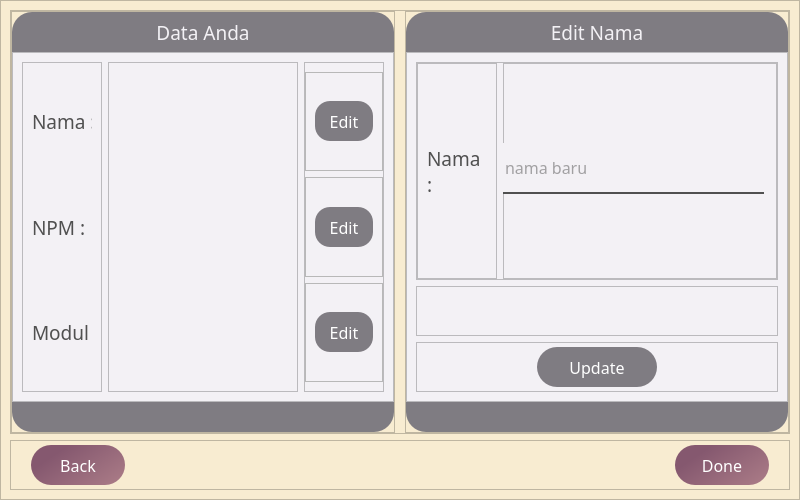
<?xml version="1.0" encoding="UTF-8"?>
<ui version="4.0">
 <class>Dialog</class>
 <widget class="QDialog" name="Dialog">
  <property name="geometry">
   <rect>
    <x>0</x>
    <y>0</y>
    <width>800</width>
    <height>500</height>
   </rect>
  </property>
  <property name="windowTitle">
   <string>Dialog</string>
  </property>
  <layout class="QVBoxLayout" name="verticalLayout">
   <property name="spacing">
    <number>6</number>
   </property>
   <property name="leftMargin">
    <number>0</number>
   </property>
   <property name="topMargin">
    <number>0</number>
   </property>
   <property name="rightMargin">
    <number>0</number>
   </property>
   <property name="bottomMargin">
    <number>0</number>
   </property>
   <item>
    <widget class="QFrame" name="frame">
     <property name="styleSheet">
      <string notr="true">background-color:rgb(248, 236, 209);</string>
     </property>
     <property name="frameShape">
      <enum>QFrame::StyledPanel</enum>
     </property>
     <property name="frameShadow">
      <enum>QFrame::Raised</enum>
     </property>
     <layout class="QVBoxLayout" name="verticalLayout_2">
      <item>
       <widget class="QFrame" name="frame_3">
        <property name="frameShape">
         <enum>QFrame::StyledPanel</enum>
        </property>
        <property name="frameShadow">
         <enum>QFrame::Raised</enum>
        </property>
        <layout class="QHBoxLayout" name="horizontalLayout">
         <property name="spacing">
          <number>10</number>
         </property>
         <property name="leftMargin">
          <number>0</number>
         </property>
         <property name="topMargin">
          <number>0</number>
         </property>
         <property name="rightMargin">
          <number>0</number>
         </property>
         <property name="bottomMargin">
          <number>0</number>
         </property>
         <item>
          <widget class="QFrame" name="frame_5">
           <property name="frameShape">
            <enum>QFrame::StyledPanel</enum>
           </property>
           <property name="frameShadow">
            <enum>QFrame::Raised</enum>
           </property>
           <layout class="QVBoxLayout" name="verticalLayout_5">
            <property name="spacing">
             <number>0</number>
            </property>
            <property name="leftMargin">
             <number>0</number>
            </property>
            <property name="topMargin">
             <number>0</number>
            </property>
            <property name="rightMargin">
             <number>0</number>
            </property>
            <property name="bottomMargin">
             <number>0</number>
            </property>
            <item>
             <widget class="QFrame" name="frame_10">
              <property name="maximumSize">
               <size>
                <width>16777215</width>
                <height>40</height>
               </size>
              </property>
              <property name="font">
               <font>
                <family>Tw Cen MT</family>
                <pointsize>14</pointsize>
               </font>
              </property>
              <property name="styleSheet">
               <string notr="true">QFrame#frame_10{
background-color:rgb(127, 124, 130);
border-top-left-radius:20px;
border-top-right-radius:20px;
}</string>
              </property>
              <property name="frameShape">
               <enum>QFrame::StyledPanel</enum>
              </property>
              <property name="frameShadow">
               <enum>QFrame::Raised</enum>
              </property>
              <layout class="QVBoxLayout" name="verticalLayout_12">
               <item>
                <widget class="QLabel" name="label_2">
                 <property name="font">
                  <font>
                   <family>Tw Cen MT</family>
                   <pointsize>14</pointsize>
                  </font>
                 </property>
                 <property name="styleSheet">
                  <string notr="true">QLabel#label_2{
background-color: none;
color: rgb(243, 241, 245);
}</string>
                 </property>
                 <property name="text">
                  <string>Data Anda</string>
                 </property>
                 <property name="alignment">
                  <set>Qt::AlignCenter</set>
                 </property>
                </widget>
               </item>
              </layout>
             </widget>
            </item>
            <item>
             <widget class="QFrame" name="frame_16">
              <property name="styleSheet">
               <string notr="true">QFrame#frame_16{
background-color:rgb(243, 241, 245);
}</string>
              </property>
              <property name="frameShape">
               <enum>QFrame::StyledPanel</enum>
              </property>
              <property name="frameShadow">
               <enum>QFrame::Raised</enum>
              </property>
              <layout class="QHBoxLayout" name="horizontalLayout_3">
               <item>
                <widget class="QFrame" name="frame_18">
                 <property name="maximumSize">
                  <size>
                   <width>80</width>
                   <height>16777215</height>
                  </size>
                 </property>
                 <property name="styleSheet">
                  <string notr="true">QFrame#frame_18{
background-color:rgb(243, 241, 245);
}</string>
                 </property>
                 <property name="frameShape">
                  <enum>QFrame::StyledPanel</enum>
                 </property>
                 <property name="frameShadow">
                  <enum>QFrame::Raised</enum>
                 </property>
                 <layout class="QVBoxLayout" name="verticalLayout_13">
                  <item>
                   <widget class="QLabel" name="label_3">
                    <property name="font">
                     <font>
                      <family>Tw Cen MT</family>
                      <pointsize>14</pointsize>
                     </font>
                    </property>
                    <property name="styleSheet">
                     <string notr="true">QLabel#label_3{
background-color:none;
color:rgb(80, 80, 80);
}</string>
                    </property>
                    <property name="text">
                     <string>Nama :</string>
                    </property>
                   </widget>
                  </item>
                  <item>
                   <widget class="QLabel" name="label_12">
                    <property name="font">
                     <font>
                      <family>Tw Cen MT</family>
                      <pointsize>14</pointsize>
                     </font>
                    </property>
                    <property name="styleSheet">
                     <string notr="true">QLabel#label_12{
background-color:none;
color:rgb(80, 80, 80);
}</string>
                    </property>
                    <property name="text">
                     <string>NPM :</string>
                    </property>
                   </widget>
                  </item>
                  <item>
                   <widget class="QLabel" name="label_13">
                    <property name="font">
                     <font>
                      <family>Tw Cen MT</family>
                      <pointsize>14</pointsize>
                     </font>
                    </property>
                    <property name="styleSheet">
                     <string notr="true">QLabel#label_13{
background-color:none;
color:rgb(80, 80, 80);
}</string>
                    </property>
                    <property name="text">
                     <string>Modul :</string>
                    </property>
                   </widget>
                  </item>
                 </layout>
                </widget>
               </item>
               <item>
                <widget class="QFrame" name="frame_19">
                 <property name="styleSheet">
                  <string notr="true">QFrame#frame_19{
background-color:rgb(243, 241, 245);
}</string>
                 </property>
                 <property name="frameShape">
                  <enum>QFrame::StyledPanel</enum>
                 </property>
                 <property name="frameShadow">
                  <enum>QFrame::Raised</enum>
                 </property>
                 <layout class="QVBoxLayout" name="verticalLayout_14">
                  <item>
                   <widget class="QLabel" name="label_14">
                    <property name="font">
                     <font>
                      <family>Tw Cen MT</family>
                      <pointsize>12</pointsize>
                     </font>
                    </property>
                    <property name="styleSheet">
                     <string notr="true">QLabel#label_14{
background-color:none;
color:rgb(80, 80, 80);
}</string>
                    </property>
                    <property name="text">
                     <string/>
                    </property>
                    <property name="wordWrap">
                     <bool>true</bool>
                    </property>
                   </widget>
                  </item>
                  <item>
                   <widget class="QLabel" name="label_15">
                    <property name="font">
                     <font>
                      <family>Tw Cen MT</family>
                      <pointsize>12</pointsize>
                     </font>
                    </property>
                    <property name="styleSheet">
                     <string notr="true">QLabel#label_15{
background-color:none;
color:rgb(80, 80, 80);
}</string>
                    </property>
                    <property name="text">
                     <string/>
                    </property>
                    <property name="wordWrap">
                     <bool>true</bool>
                    </property>
                   </widget>
                  </item>
                  <item>
                   <widget class="QLabel" name="label_16">
                    <property name="font">
                     <font>
                      <family>Tw Cen MT</family>
                      <pointsize>12</pointsize>
                     </font>
                    </property>
                    <property name="styleSheet">
                     <string notr="true">QLabel#label_16{
background-color:none;
color:rgb(80, 80, 80);
}</string>
                    </property>
                    <property name="text">
                     <string/>
                    </property>
                    <property name="wordWrap">
                     <bool>true</bool>
                    </property>
                   </widget>
                  </item>
                 </layout>
                </widget>
               </item>
               <item>
                <widget class="QFrame" name="frame_20">
                 <property name="maximumSize">
                  <size>
                   <width>80</width>
                   <height>16777215</height>
                  </size>
                 </property>
                 <property name="styleSheet">
                  <string notr="true">QFrame#frame_20{
background-color:rgb(243, 241, 245);
}</string>
                 </property>
                 <property name="frameShape">
                  <enum>QFrame::StyledPanel</enum>
                 </property>
                 <property name="frameShadow">
                  <enum>QFrame::Raised</enum>
                 </property>
                 <layout class="QVBoxLayout" name="verticalLayout_15">
                  <property name="leftMargin">
                   <number>0</number>
                  </property>
                  <property name="rightMargin">
                   <number>0</number>
                  </property>
                  <item>
                   <widget class="QFrame" name="frame_21">
                    <property name="styleSheet">
                     <string notr="true">QFrame#frame_21{
background-color:none;
color:rgb(80, 80, 80);
}</string>
                    </property>
                    <property name="frameShape">
                     <enum>QFrame::StyledPanel</enum>
                    </property>
                    <property name="frameShadow">
                     <enum>QFrame::Raised</enum>
                    </property>
                    <layout class="QVBoxLayout" name="verticalLayout_16">
                     <item>
                      <widget class="QPushButton" name="pushButton_4">
                       <property name="maximumSize">
                        <size>
                         <width>16777215</width>
                         <height>40</height>
                        </size>
                       </property>
                       <property name="font">
                        <font>
                         <family>Tw Cen MT</family>
                         <pointsize>12</pointsize>
                        </font>
                       </property>
                       <property name="styleSheet">
                        <string notr="true">QPushButton#pushButton_4{
background-color:rgb(127, 124, 130);
border-top-left-radius:15px;
border-bottom-left-radius:15px;
border-top-right-radius:15px;
border-bottom-right-radius:15px;
color:rgb(255, 255, 255);

}

QPushButton#pushButton_4:hover{
background-color:rgb(159, 159, 159);
}

QPushButton#pushButton_4:pressed{
padding-left:5px;
padding-top:5px;
}</string>
                       </property>
                       <property name="text">
                        <string>Edit</string>
                       </property>
                      </widget>
                     </item>
                    </layout>
                   </widget>
                  </item>
                  <item>
                   <widget class="QFrame" name="frame_22">
                    <property name="styleSheet">
                     <string notr="true">QFrame#frame_22{
background-color:none;
color:rgb(80, 80, 80);
}</string>
                    </property>
                    <property name="frameShape">
                     <enum>QFrame::StyledPanel</enum>
                    </property>
                    <property name="frameShadow">
                     <enum>QFrame::Raised</enum>
                    </property>
                    <layout class="QVBoxLayout" name="verticalLayout_17">
                     <item>
                      <widget class="QPushButton" name="pushButton_5">
                       <property name="maximumSize">
                        <size>
                         <width>16777215</width>
                         <height>40</height>
                        </size>
                       </property>
                       <property name="font">
                        <font>
                         <family>Tw Cen MT</family>
                         <pointsize>12</pointsize>
                        </font>
                       </property>
                       <property name="styleSheet">
                        <string notr="true">QPushButton#pushButton_5{
background-color:rgb(127, 124, 130);
border-top-left-radius:15px;
border-bottom-left-radius:15px;
border-top-right-radius:15px;
border-bottom-right-radius:15px;
color:rgb(255, 255, 255);

}

QPushButton#pushButton_5:hover{
background-color:rgb(159, 159, 159);
}

QPushButton#pushButton_5:pressed{
padding-left:5px;
padding-top:5px;
}</string>
                       </property>
                       <property name="text">
                        <string>Edit</string>
                       </property>
                      </widget>
                     </item>
                    </layout>
                   </widget>
                  </item>
                  <item>
                   <widget class="QFrame" name="frame_23">
                    <property name="styleSheet">
                     <string notr="true">QFrame#frame_23{
background-color:none;
color:rgb(80, 80, 80);
}</string>
                    </property>
                    <property name="frameShape">
                     <enum>QFrame::StyledPanel</enum>
                    </property>
                    <property name="frameShadow">
                     <enum>QFrame::Raised</enum>
                    </property>
                    <layout class="QVBoxLayout" name="verticalLayout_18">
                     <item>
                      <widget class="QPushButton" name="pushButton_6">
                       <property name="maximumSize">
                        <size>
                         <width>16777215</width>
                         <height>40</height>
                        </size>
                       </property>
                       <property name="font">
                        <font>
                         <family>Tw Cen MT</family>
                         <pointsize>12</pointsize>
                        </font>
                       </property>
                       <property name="styleSheet">
                        <string notr="true">QPushButton#pushButton_6{
background-color:rgb(127, 124, 130);
border-top-left-radius:15px;
border-bottom-left-radius:15px;
border-top-right-radius:15px;
border-bottom-right-radius:15px;
color:rgb(255, 255, 255);

}

QPushButton#pushButton_6:hover{
background-color:rgb(159, 159, 159);
}

QPushButton#pushButton_6:pressed{
padding-left:5px;
padding-top:5px;
}</string>
                       </property>
                       <property name="text">
                        <string>Edit</string>
                       </property>
                      </widget>
                     </item>
                    </layout>
                   </widget>
                  </item>
                 </layout>
                </widget>
               </item>
              </layout>
             </widget>
            </item>
            <item>
             <widget class="QFrame" name="frame_9">
              <property name="maximumSize">
               <size>
                <width>16777215</width>
                <height>30</height>
               </size>
              </property>
              <property name="styleSheet">
               <string notr="true">QFrame#frame_9{
background-color:rgb(127, 124, 130);
border-bottom-left-radius:20px;
border-bottom-right-radius:20px;
}</string>
              </property>
              <property name="frameShape">
               <enum>QFrame::StyledPanel</enum>
              </property>
              <property name="frameShadow">
               <enum>QFrame::Raised</enum>
              </property>
             </widget>
            </item>
           </layout>
          </widget>
         </item>
         <item>
          <widget class="QFrame" name="frame_6">
           <property name="styleSheet">
            <string notr="true"/>
           </property>
           <property name="frameShape">
            <enum>QFrame::StyledPanel</enum>
           </property>
           <property name="frameShadow">
            <enum>QFrame::Raised</enum>
           </property>
           <layout class="QVBoxLayout" name="verticalLayout_3">
            <property name="spacing">
             <number>0</number>
            </property>
            <property name="leftMargin">
             <number>0</number>
            </property>
            <property name="topMargin">
             <number>0</number>
            </property>
            <property name="rightMargin">
             <number>0</number>
            </property>
            <property name="bottomMargin">
             <number>0</number>
            </property>
            <item>
             <widget class="QFrame" name="frame_2">
              <property name="minimumSize">
               <size>
                <width>0</width>
                <height>0</height>
               </size>
              </property>
              <property name="maximumSize">
               <size>
                <width>16777215</width>
                <height>40</height>
               </size>
              </property>
              <property name="styleSheet">
               <string notr="true">QFrame#frame_2{
background-color:rgb(127, 124, 130);
border-top-left-radius:20px;
border-top-right-radius:20px;
}</string>
              </property>
              <property name="frameShape">
               <enum>QFrame::StyledPanel</enum>
              </property>
              <property name="frameShadow">
               <enum>QFrame::Raised</enum>
              </property>
              <layout class="QVBoxLayout" name="verticalLayout_4">
               <item>
                <widget class="QLabel" name="label">
                 <property name="font">
                  <font>
                   <family>Tw Cen MT</family>
                   <pointsize>14</pointsize>
                  </font>
                 </property>
                 <property name="styleSheet">
                  <string notr="true">QLabel#label{
background-color: none;
color: rgb(243, 241, 245);
}</string>
                 </property>
                 <property name="text">
                  <string>Edit Nama</string>
                 </property>
                 <property name="alignment">
                  <set>Qt::AlignCenter</set>
                 </property>
                </widget>
               </item>
              </layout>
             </widget>
            </item>
            <item>
             <widget class="QFrame" name="frame_7">
              <property name="styleSheet">
               <string notr="true">QFrame#frame_7{
background-color:rgb(243, 241, 245);
}</string>
              </property>
              <property name="frameShape">
               <enum>QFrame::StyledPanel</enum>
              </property>
              <property name="frameShadow">
               <enum>QFrame::Raised</enum>
              </property>
              <layout class="QVBoxLayout" name="verticalLayout_6">
               <item>
                <widget class="QFrame" name="frame_11">
                 <property name="styleSheet">
                  <string notr="true">QFrame#frame_11{
background-color:rgb(243, 241, 245);
}</string>
                 </property>
                 <property name="frameShape">
                  <enum>QFrame::StyledPanel</enum>
                 </property>
                 <property name="frameShadow">
                  <enum>QFrame::Raised</enum>
                 </property>
                 <layout class="QHBoxLayout" name="horizontalLayout_4">
                  <property name="leftMargin">
                   <number>0</number>
                  </property>
                  <property name="topMargin">
                   <number>0</number>
                  </property>
                  <property name="rightMargin">
                   <number>0</number>
                  </property>
                  <property name="bottomMargin">
                   <number>0</number>
                  </property>
                  <item>
                   <widget class="QFrame" name="frame_13">
                    <property name="maximumSize">
                     <size>
                      <width>80</width>
                      <height>16777215</height>
                     </size>
                    </property>
                    <property name="styleSheet">
                     <string notr="true">QFrame#frame_13{
background-color:rgb(243, 241, 245);
}</string>
                    </property>
                    <property name="frameShape">
                     <enum>QFrame::StyledPanel</enum>
                    </property>
                    <property name="frameShadow">
                     <enum>QFrame::Raised</enum>
                    </property>
                    <layout class="QVBoxLayout" name="verticalLayout_8">
                     <item>
                      <widget class="QLabel" name="label_4">
                       <property name="font">
                        <font>
                         <family>Tw Cen MT</family>
                         <pointsize>14</pointsize>
                        </font>
                       </property>
                       <property name="styleSheet">
                        <string notr="true">QLabel#label_4{
background-color:rgb(243, 241, 245);
color:rgb(80, 80, 80);
}</string>
                       </property>
                       <property name="text">
                        <string>Nama :</string>
                       </property>
                       <property name="wordWrap">
                        <bool>true</bool>
                       </property>
                      </widget>
                     </item>
                    </layout>
                   </widget>
                  </item>
                  <item>
                   <widget class="QFrame" name="frame_14">
                    <property name="styleSheet">
                     <string notr="true">QFrame#frame_14{
background-color:rgb(243, 241, 245);
}</string>
                    </property>
                    <property name="frameShape">
                     <enum>QFrame::StyledPanel</enum>
                    </property>
                    <property name="frameShadow">
                     <enum>QFrame::Raised</enum>
                    </property>
                    <widget class="QLineEdit" name="lineEdit">
                     <property name="geometry">
                      <rect>
                       <x>0</x>
                       <y>80</y>
                       <width>261</width>
                       <height>51</height>
                      </rect>
                     </property>
                     <property name="font">
                      <font>
                       <family>Tw Cen MT</family>
                       <pointsize>12</pointsize>
                      </font>
                     </property>
                     <property name="styleSheet">
                      <string notr="true">QLineEdit#lineEdit{
background-color:rgb(243, 241, 245);
border:none;
border-bottom: 2px solid rgb(80, 80, 80);
color:rgb(80, 80, 80);
}</string>
                     </property>
                     <property name="text">
                      <string/>
                     </property>
                     <property name="placeholderText">
                      <string>nama baru</string>
                     </property>
                    </widget>
                   </widget>
                  </item>
                 </layout>
                </widget>
               </item>
               <item>
                <widget class="QFrame" name="frame_15">
                 <property name="maximumSize">
                  <size>
                   <width>16777215</width>
                   <height>50</height>
                  </size>
                 </property>
                 <property name="styleSheet">
                  <string notr="true">QFrame#frame_15{
background-color:rgb(243, 241, 245);
color:rgb(80, 80, 80);
}</string>
                 </property>
                 <property name="frameShape">
                  <enum>QFrame::StyledPanel</enum>
                 </property>
                 <property name="frameShadow">
                  <enum>QFrame::Raised</enum>
                 </property>
                 <layout class="QVBoxLayout" name="verticalLayout_9">
                  <property name="spacing">
                   <number>0</number>
                  </property>
                  <property name="leftMargin">
                   <number>0</number>
                  </property>
                  <property name="topMargin">
                   <number>0</number>
                  </property>
                  <property name="rightMargin">
                   <number>0</number>
                  </property>
                  <property name="bottomMargin">
                   <number>0</number>
                  </property>
                  <item>
                   <widget class="QLabel" name="label_5">
                    <property name="font">
                     <font>
                      <family>Tw Cen MT</family>
                      <pointsize>12</pointsize>
                     </font>
                    </property>
                    <property name="styleSheet">
                     <string notr="true">QLabel#label_5{
background-color:rgb(243, 241, 245);
color:rgb(80, 80, 80);
}</string>
                    </property>
                    <property name="text">
                     <string/>
                    </property>
                    <property name="alignment">
                     <set>Qt::AlignCenter</set>
                    </property>
                   </widget>
                  </item>
                 </layout>
                </widget>
               </item>
               <item>
                <widget class="QFrame" name="frame_12">
                 <property name="maximumSize">
                  <size>
                   <width>16777215</width>
                   <height>50</height>
                  </size>
                 </property>
                 <property name="styleSheet">
                  <string notr="true">QFrame#frame_12{
background-color:rgb(243, 241, 245);
}</string>
                 </property>
                 <property name="frameShape">
                  <enum>QFrame::StyledPanel</enum>
                 </property>
                 <property name="frameShadow">
                  <enum>QFrame::Raised</enum>
                 </property>
                 <layout class="QVBoxLayout" name="verticalLayout_7">
                  <property name="spacing">
                   <number>0</number>
                  </property>
                  <property name="leftMargin">
                   <number>120</number>
                  </property>
                  <property name="topMargin">
                   <number>0</number>
                  </property>
                  <property name="rightMargin">
                   <number>120</number>
                  </property>
                  <property name="bottomMargin">
                   <number>0</number>
                  </property>
                  <item>
                   <widget class="QPushButton" name="pushButton_3">
                    <property name="maximumSize">
                     <size>
                      <width>16777215</width>
                      <height>40</height>
                     </size>
                    </property>
                    <property name="font">
                     <font>
                      <family>Tw Cen MT</family>
                      <pointsize>12</pointsize>
                     </font>
                    </property>
                    <property name="styleSheet">
                     <string notr="true">QPushButton#pushButton_3{
background-color:rgb(127, 124, 130);
border-top-left-radius:20px;
border-bottom-left-radius:20px;
border-top-right-radius:20px;
border-bottom-right-radius:20px;
color:rgb(255, 255, 255);

}

QPushButton#pushButton_3:hover{
background-color:rgb(159, 159, 159);
}

QPushButton#pushButton_3:pressed{
padding-left:5px;
padding-top:5px;
}</string>
                    </property>
                    <property name="text">
                     <string>Update</string>
                    </property>
                   </widget>
                  </item>
                 </layout>
                </widget>
               </item>
              </layout>
             </widget>
            </item>
            <item>
             <widget class="QFrame" name="frame_8">
              <property name="maximumSize">
               <size>
                <width>16777215</width>
                <height>30</height>
               </size>
              </property>
              <property name="styleSheet">
               <string notr="true">QFrame#frame_8{
background-color:rgb(127, 124, 130);
border-bottom-left-radius:20px;
border-bottom-right-radius:20px;
}</string>
              </property>
              <property name="frameShape">
               <enum>QFrame::StyledPanel</enum>
              </property>
              <property name="frameShadow">
               <enum>QFrame::Raised</enum>
              </property>
             </widget>
            </item>
           </layout>
          </widget>
         </item>
        </layout>
       </widget>
      </item>
      <item>
       <widget class="QFrame" name="frame_4">
        <property name="maximumSize">
         <size>
          <width>16777215</width>
          <height>50</height>
         </size>
        </property>
        <property name="frameShape">
         <enum>QFrame::StyledPanel</enum>
        </property>
        <property name="frameShadow">
         <enum>QFrame::Raised</enum>
        </property>
        <layout class="QHBoxLayout" name="horizontalLayout_2">
         <property name="spacing">
          <number>550</number>
         </property>
         <property name="leftMargin">
          <number>20</number>
         </property>
         <property name="topMargin">
          <number>0</number>
         </property>
         <property name="rightMargin">
          <number>20</number>
         </property>
         <property name="bottomMargin">
          <number>0</number>
         </property>
         <item>
          <widget class="QPushButton" name="pushButton">
           <property name="maximumSize">
            <size>
             <width>16777215</width>
             <height>40</height>
            </size>
           </property>
           <property name="font">
            <font>
             <family>Tw Cen MT</family>
             <pointsize>12</pointsize>
            </font>
           </property>
           <property name="styleSheet">
            <string notr="true">QPushButton#pushButton{
background-color:qlineargradient(spread:pad, x1:0.12, y1:0.449, x2:1, y2:1, stop:0 rgba(133, 88, 111, 255), stop:1 rgba(172, 125, 136, 255));
border-top-left-radius:20px;
border-bottom-left-radius:20px;
border-top-right-radius:20px;
border-bottom-right-radius:20px;
color:rgb(255, 255, 255);

}

QPushButton#pushButton:hover{
background-color:qlineargradient(spread:pad, x1:0.0802273, y1:0.375, x2:1, y2:1, stop:0 rgba(172, 125, 136, 255), stop:1 rgba(222, 182, 171, 255));
}

QPushButton#pushButton:pressed{
padding-left:5px;
padding-top:5px;
}</string>
           </property>
           <property name="text">
            <string>Back</string>
           </property>
          </widget>
         </item>
         <item>
          <widget class="QPushButton" name="pushButton_2">
           <property name="maximumSize">
            <size>
             <width>16777215</width>
             <height>40</height>
            </size>
           </property>
           <property name="font">
            <font>
             <family>Tw Cen MT</family>
             <pointsize>12</pointsize>
            </font>
           </property>
           <property name="styleSheet">
            <string notr="true">QPushButton#pushButton_2{
background-color:qlineargradient(spread:pad, x1:0.12, y1:0.449, x2:1, y2:1, stop:0 rgba(133, 88, 111, 255), stop:1 rgba(172, 125, 136, 255));
border-top-left-radius:20px;
border-bottom-left-radius:20px;
border-top-right-radius:20px;
border-bottom-right-radius:20px;
color:rgb(255, 255, 255);

}

QPushButton#pushButton_2:hover{
background-color:qlineargradient(spread:pad, x1:0.0802273, y1:0.375, x2:1, y2:1, stop:0 rgba(172, 125, 136, 255), stop:1 rgba(222, 182, 171, 255));
}

QPushButton#pushButton_2:pressed{
padding-left:5px;
padding-top:5px;
}</string>
           </property>
           <property name="text">
            <string>Done</string>
           </property>
          </widget>
         </item>
        </layout>
       </widget>
      </item>
     </layout>
    </widget>
   </item>
  </layout>
 </widget>
 <resources>
  <include location="icon.qrc"/>
 </resources>
 <connections/>
</ui>
